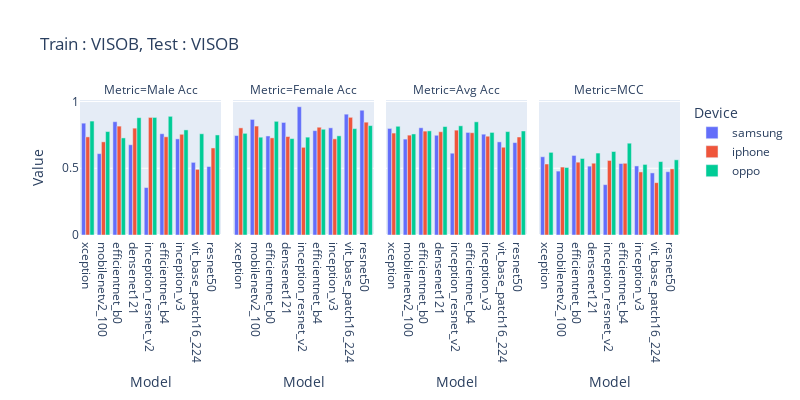

Source (notebook cell):
### Code cell
import plotly.express as px
import pandas as pd
from copy import deepcopy

df = pd.read_csv('/home/sreeraj/Documents/nfs_final/final_eval/results/across_device_visob_gender.csv',)
df['Device'] = df.Model.apply(lambda x:(x.split('_')[-1]))
df.Model = df.Model.apply(lambda x: '_'.join(x.split('_')[:-1]))

df_macc = deepcopy(df)
df_macc['Value'] = df_macc['Male Acc']
df_macc['Metric'] = 'Male Acc'

df_facc = deepcopy(df)
df_facc['Value'] = df_facc['Female Acc']
df_facc['Metric'] = 'Female Acc'

df_oacc = deepcopy(df)
df_oacc['Value'] = df_facc['Avg Acc']
df_oacc['Metric'] = 'Avg Acc'

df_mcc = deepcopy(df)
df_mcc['Value'] = df_facc['MCC']
df_mcc['Metric'] = 'MCC'

df = pd.concat([df_macc, df_facc, df_oacc, df_mcc])
fig = px.bar(df, x='Model', y='Value', color='Device', title='Train : VISOB, Test : VISOB', barmode='group', labels={'value': 'Acc/MCC', 'variable': 'Metrics'},width=800, height=400, facet_col='Metric')
fig.show()

### Figure 1 — Plotly figure (JSON) as saved in the notebook; plotly's stock layout.template omitted (floating-point values rounded to 4 significant figures)
{"data": [{"alignmentgroup": "True", "hovertemplate": "Device=samsung<br>Metric=Male Acc<br>Model=%{x}<br>Value=%{y}<extra></extra>", "legendgroup": "samsung", "marker": {"color": "#636efa", "pattern": {"shape": ""}}, "name": "samsung", "offsetgroup": "samsung", "orientation": "v", "showlegend": true, "textposition": "auto", "type": "bar", "x": ["xception", "mobilenetv2_100", "efficientnet_b0", "densenet121", "inception_resnet_v2", "efficientnet_b4", "inception_v3", "vit_base_patch16_224", "resnet50"], "xaxis": "x", "y": [0.8382, 0.6098, 0.8491, 0.6764, 0.3556, 0.7589, 0.7204, 0.5444, 0.5135], "yaxis": "y"}, {"alignmentgroup": "True", "hovertemplate": "Device=samsung<br>Metric=Female Acc<br>Model=%{x}<br>Value=%{y}<extra></extra>", "legendgroup": "samsung", "marker": {"color": "#636efa", "pattern": {"shape": ""}}, "name": "samsung", "offsetgroup": "samsung", "orientation": "v", "showlegend": false, "textposition": "auto", "type": "bar", "x": ["xception", "mobilenetv2_100", "efficientnet_b0", "densenet121", "inception_resnet_v2", "efficientnet_b4", "inception_v3", "vit_base_patch16_224", "resnet50"], "xaxis": "x2", "y": [0.7452, 0.8662, 0.7423, 0.8436, 0.9611, 0.7821, 0.8032, 0.9056, 0.9351], "yaxis": "y2"}, {"alignmentgroup": "True", "hovertemplate": "Device=samsung<br>Metric=Avg Acc<br>Model=%{x}<br>Value=%{y}<extra></extra>", "legendgroup": "samsung", "marker": {"color": "#636efa", "pattern": {"shape": ""}}, "name": "samsung", "offsetgroup": "samsung", "orientation": "v", "showlegend": false, "textposition": "auto", "type": "bar", "x": ["xception", "mobilenetv2_100", "efficientnet_b0", "densenet121", "inception_resnet_v2", "efficientnet_b4", "inception_v3", "vit_base_patch16_224", "resnet50"], "xaxis": "x3", "y": [0.7987, 0.7188, 0.8037, 0.7474, 0.613, 0.7688, 0.7556, 0.6979, 0.6927], "yaxis": "y3"}, {"alignmentgroup": "True", "hovertemplate": "Device=samsung<br>Metric=MCC<br>Model=%{x}<br>Value=%{y}<extra></extra>", "legendgroup": "samsung", "marker": {"color": "#636efa", "pattern": {"shape": ""}}, "name": "samsung", "offsetgroup": "samsung", "orientation": "v", "showlegend": false, "textposition": "auto", "type": "bar", "x": ["xception", "mobilenetv2_100", "efficientnet_b0", "densenet121", "inception_resnet_v2", "efficientnet_b4", "inception_v3", "vit_base_patch16_224", "resnet50"], "xaxis": "x4", "y": [0.5864, 0.4789, 0.5962, 0.5161, 0.3774, 0.5358, 0.5177, 0.4654, 0.4742], "yaxis": "y4"}, {"alignmentgroup": "True", "hovertemplate": "Device=iphone<br>Metric=Male Acc<br>Model=%{x}<br>Value=%{y}<extra></extra>", "legendgroup": "iphone", "marker": {"color": "#EF553B", "pattern": {"shape": ""}}, "name": "iphone", "offsetgroup": "iphone", "orientation": "v", "showlegend": true, "textposition": "auto", "type": "bar", "x": ["efficientnet_b4", "resnet50", "inception_v3", "vit_base_patch16_224", "efficientnet_b0", "mobilenetv2_100", "xception", "densenet121", "inception_resnet_v2"], "xaxis": "x", "y": [0.736, 0.6524, 0.7549, 0.492, 0.816, 0.6982, 0.7353, 0.8007, 0.8811], "yaxis": "y"}, {"alignmentgroup": "True", "hovertemplate": "Device=iphone<br>Metric=Female Acc<br>Model=%{x}<br>Value=%{y}<extra></extra>", "legendgroup": "iphone", "marker": {"color": "#EF553B", "pattern": {"shape": ""}}, "name": "iphone", "offsetgroup": "iphone", "orientation": "v", "showlegend": false, "textposition": "auto", "type": "bar", "x": ["efficientnet_b4", "resnet50", "inception_v3", "vit_base_patch16_224", "efficientnet_b0", "mobilenetv2_100", "xception", "densenet121", "inception_resnet_v2"], "xaxis": "x2", "y": [0.8077, 0.8455, 0.7206, 0.8819, 0.728, 0.8165, 0.8028, 0.7378, 0.6572], "yaxis": "y2"}, {"alignmentgroup": "True", "hovertemplate": "Device=iphone<br>Metric=Avg Acc<br>Model=%{x}<br>Value=%{y}<extra></extra>", "legendgroup": "iphone", "marker": {"color": "#EF553B", "pattern": {"shape": ""}}, "name": "iphone", "offsetgroup": "iphone", "orientation": "v", "showlegend": false, "textposition": "auto", "type": "bar", "x": ["efficientnet_b4", "resnet50", "inception_v3", "vit_base_patch16_224", "efficientnet_b0", "mobilenetv2_100", "xception", "densenet121", "inception_resnet_v2"], "xaxis": "x3", "y": [0.7665, 0.7345, 0.7403, 0.6577, 0.7786, 0.7485, 0.764, 0.774, 0.7859], "yaxis": "y3"}, {"alignmentgroup": "True", "hovertemplate": "Device=iphone<br>Metric=MCC<br>Model=%{x}<br>Value=%{y}<extra></extra>", "legendgroup": "iphone", "marker": {"color": "#EF553B", "pattern": {"shape": ""}}, "name": "iphone", "offsetgroup": "iphone", "orientation": "v", "showlegend": false, "textposition": "auto", "type": "bar", "x": ["efficientnet_b4", "resnet50", "inception_v3", "vit_base_patch16_224", "efficientnet_b0", "mobilenetv2_100", "xception", "densenet121", "inception_resnet_v2"], "xaxis": "x4", "y": [0.5376, 0.4958, 0.4728, 0.3922, 0.5457, 0.5093, 0.532, 0.538, 0.5587], "yaxis": "y4"}, {"alignmentgroup": "True", "hovertemplate": "Device=oppo<br>Metric=Male Acc<br>Model=%{x}<br>Value=%{y}<extra></extra>", "legendgroup": "oppo", "marker": {"color": "#00cc96", "pattern": {"shape": ""}}, "name": "oppo", "offsetgroup": "oppo", "orientation": "v", "showlegend": true, "textposition": "auto", "type": "bar", "x": ["mobilenetv2_100", "xception", "vit_base_patch16_224", "efficientnet_b4", "resnet50", "inception_v3", "densenet121", "efficientnet_b0", "inception_resnet_v2"], "xaxis": "x", "y": [0.7753, 0.8538, 0.7585, 0.8895, 0.7498, 0.7876, 0.8793, 0.7276, 0.8811], "yaxis": "y"}, {"alignmentgroup": "True", "hovertemplate": "Device=oppo<br>Metric=Female Acc<br>Model=%{x}<br>Value=%{y}<extra></extra>", "legendgroup": "oppo", "marker": {"color": "#00cc96", "pattern": {"shape": ""}}, "name": "oppo", "offsetgroup": "oppo", "orientation": "v", "showlegend": false, "textposition": "auto", "type": "bar", "x": ["mobilenetv2_100", "xception", "vit_base_patch16_224", "efficientnet_b4", "resnet50", "inception_v3", "densenet121", "efficientnet_b0", "inception_resnet_v2"], "xaxis": "x2", "y": [0.7329, 0.7619, 0.7973, 0.7924, 0.82, 0.7432, 0.7226, 0.8519, 0.7334], "yaxis": "y2"}, {"alignmentgroup": "True", "hovertemplate": "Device=oppo<br>Metric=Avg Acc<br>Model=%{x}<br>Value=%{y}<extra></extra>", "legendgroup": "oppo", "marker": {"color": "#00cc96", "pattern": {"shape": ""}}, "name": "oppo", "offsetgroup": "oppo", "orientation": "v", "showlegend": false, "textposition": "auto", "type": "bar", "x": ["mobilenetv2_100", "xception", "vit_base_patch16_224", "efficientnet_b4", "resnet50", "inception_v3", "densenet121", "efficientnet_b0", "inception_resnet_v2"], "xaxis": "x3", "y": [0.7573, 0.8148, 0.775, 0.8482, 0.7796, 0.7688, 0.8127, 0.7805, 0.8183], "yaxis": "y3"}, {"alignmentgroup": "True", "hovertemplate": "Device=oppo<br>Metric=MCC<br>Model=%{x}<br>Value=%{y}<extra></extra>", "legendgroup": "oppo", "marker": {"color": "#00cc96", "pattern": {"shape": ""}}, "name": "oppo", "offsetgroup": "oppo", "orientation": "v", "showlegend": false, "textposition": "auto", "type": "bar", "x": ["mobilenetv2_100", "xception", "vit_base_patch16_224", "efficientnet_b4", "resnet50", "inception_v3", "densenet121", "efficientnet_b0", "inception_resnet_v2"], "xaxis": "x4", "y": [0.506, 0.6194, 0.5502, 0.688, 0.5634, 0.529, 0.6141, 0.5734, 0.6258], "yaxis": "y4"}], "layout": {"annotations": [{"font": {}, "showarrow": false, "text": "Metric=Male Acc", "x": 0.1175, "xanchor": "center", "xref": "paper", "y": 1, "yanchor": "bottom", "yref": "paper"}, {"font": {}, "showarrow": false, "text": "Metric=Female Acc", "x": 0.3725, "xanchor": "center", "xref": "paper", "y": 1, "yanchor": "bottom", "yref": "paper"}, {"font": {}, "showarrow": false, "text": "Metric=Avg Acc", "x": 0.6275, "xanchor": "center", "xref": "paper", "y": 1, "yanchor": "bottom", "yref": "paper"}, {"font": {}, "showarrow": false, "text": "Metric=MCC", "x": 0.8825, "xanchor": "center", "xref": "paper", "y": 1, "yanchor": "bottom", "yref": "paper"}], "barmode": "group", "height": 400, "legend": {"title": {"text": "Device"}, "tracegroupgap": 0}, "title": {"text": "Train : VISOB, Test : VISOB"}, "width": 800, "xaxis": {"anchor": "y", "domain": [0, 0.235], "title": {"text": "Model"}}, "xaxis2": {"anchor": "y2", "domain": [0.255, 0.49], "matches": "x", "title": {"text": "Model"}}, "xaxis3": {"anchor": "y3", "domain": [0.51, 0.745], "matches": "x", "title": {"text": "Model"}}, "xaxis4": {"anchor": "y4", "domain": [0.765, 1.0], "matches": "x", "title": {"text": "Model"}}, "yaxis": {"anchor": "x", "domain": [0, 1], "title": {"text": "Value"}}, "yaxis2": {"anchor": "x2", "domain": [0, 1], "matches": "y", "showticklabels": false}, "yaxis3": {"anchor": "x3", "domain": [0, 1], "matches": "y", "showticklabels": false}, "yaxis4": {"anchor": "x4", "domain": [0, 1], "matches": "y", "showticklabels": false}}}
